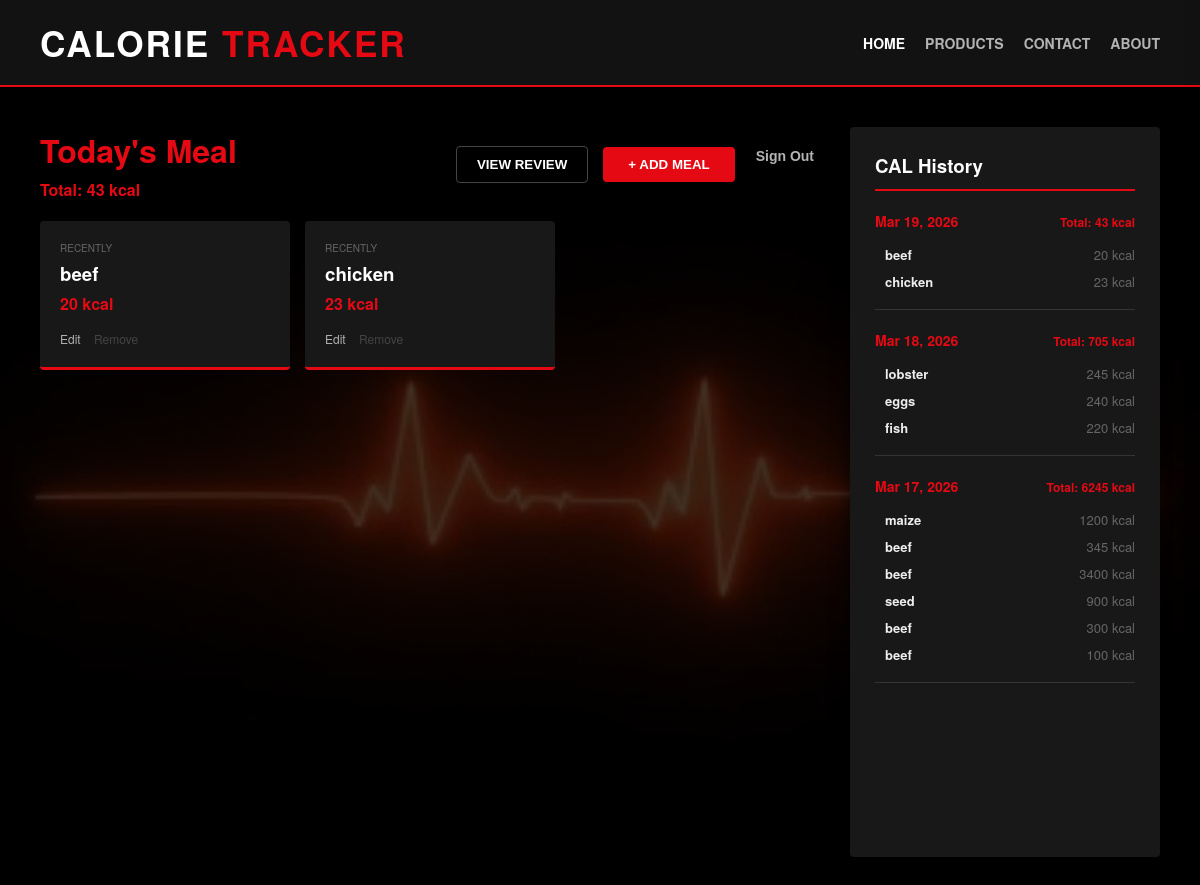
The app's page /home/ (signed in) with its own data.
### health/models.py (models this page shows, shortened)
class CalorieLog(models.Model):
    user = models.ForeignKey(User, on_delete=models.CASCADE)
    food_name = models.CharField(max_length=100)
    calories = models.IntegerField()
    date = models.DateField(auto_now_add=True)

### health/views.py (the view)
# urls.py: path('home/', views.tracker_dashboard, name='dashboard'),
@login_required(login_url='login')
def tracker_dashboard(request, update_id=None):
    today_logs = CalorieLog.objects.filter(user=request.user, date=date.today()).order_by('-id')
    total_calories = today_logs.aggregate(Sum('calories'))['calories__sum'] or 0
    history_summary = (
        CalorieLog.objects.filter(user=request.user)
        .values('date')
        .annotate(day_total=Sum('calories'))
        .order_by('-date')
    )
    all_logs = CalorieLog.objects.filter(user=request.user).order_by('-date', '-id')
    instance = get_object_or_404(CalorieLog, id=update_id, user=request.user) if update_id else None
    if request.method == 'POST':
        form = CalorieForm(request.POST, instance=instance)
        if form.is_valid():
            new_log = form.save(commit=False)
            new_log.user = request.user
            new_log.save()
            return redirect('dashboard')
    else:
        form = CalorieForm(instance=instance)
    return render(request, 'health/home.html', {
        'logs': today_logs,
        'total': total_calories,
        'history_summary': history_summary, # Used for the day headers
        'all_logs': all_logs,               # Used for the meal lists
        'form': form,
        'editing': instance,
    })

### health/templates/health/home.html (shortened to what this page needs)
{% load static %}
{% include 'health/navbar.html' %}
<div class="container">
    <div class="main-layout">
        <div class="content-area">
           <div style="display: flex; justify-content: space-between; align-items: center; margin-bottom: 20px;">
                <div>
                    <h2 style="margin:0;">Today's Meal</h2>
                    <p style="color: #E50914; font-weight: bold; margin: 5px 0 0 0;">Total: {{ total|default:"0" }} kcal</p>
                </div>
                <div style="display: flex; gap: 15px; align-items: center;">
                    <button onclick="openReview()" style="background:transparent; color:white; border:1px solid #444; padding:10px 20px; font-weight:bold; border-radius:4px; cursor:pointer;">
                        VIEW REVIEW
                    </button>
                    <button onclick="openDrawer()" style="background:#E50914; color:white; border:none; padding:10px 25px; font-weight:bold; border-radius:4px; cursor:pointer; transition: 0.3s;" onmouseover="this.style.transform='scale(1.05)'" onmouseout="this.style.transform='scale(1)'">
                        + ADD MEAL
                    </button>
                    <form action="{% url 'logout' %}" method="post" style="display: inline;">
                         <button type="submit" style="background: none; border: none; color: #b3b3b3; cursor: pointer; font-weight: bold; font-size: 14px;">Sign Out</button>
                    </form>
                </div>
            </div>
            <div class="today-grid">
                {% for log in logs %}
                <div class="food-card">
                    <span style="color:#666; font-size:10px; text-transform:uppercase;">Recently </span>
                    <h3 style="margin: 5px 0;">{{ log.food_name }}</h3>
                    <div style="color: #E50914; font-weight:bold;">{{ log.calories }} kcal</div>
                    <div style="margin-top:15px; font-size:12px;">
                        <a href="{% url 'edit_mode' log.id %}" style="color:#b3b3b3; text-decoration:none; margin-right:10px;">Edit</a>
                        <a href="{% url 'delete' log.id %}" style="color:#444; text-decoration:none;">Remove</a>
                    </div>
                </div>
                {% empty %}
                <p style="color:#666;">No activity today. Start logging to fill your feed!</p>
                {% endfor %}
            </div>
        </div>
        <div class="sidebar">
            <h3 style="color: white; border-bottom: 2px solid #E50914; padding-bottom: 10px; margin-top:0;">CAL History</h3>
            {% for day in history_summary %}
                <div style="margin-top: 20px; border-bottom: 1px solid #333; padding-bottom: 10px;">
                    <div style="display: flex; justify-content: space-between; align-items: baseline;">
                        <span class="history-date" style="font-size: 14px;">{{ day.date|date:"M d, Y" }}</span>
                        <span style="color: #E50914; font-weight: bold; font-size: 12px;">Total: {{ day.day_total }} kcal</span>
                    </div>
                    <div style="margin-top: 10px; padding-left: 10px;">
                        {% for item in all_logs %}
                            {% if item.date == day.date %}
                                <div style="margin-bottom: 8px; font-size: 13px;">
                                    <strong style="color: #eee;">{{ item.food_name }}</strong>
                                    <span style="color: #666; float: right;">{{ item.calories }} kcal</span>
                                </div>
                            {% endif %}
                        {% endfor %}
                    </div>
                </div>
            {% empty %}
                <p style="color: #444; font-size: 12px;">No previous history found.</p>
            {% endfor %}
        </div>
    </div>
</div>

### records on screen
CalorieLog: food_name "beef", calories "20"
CalorieLog: food_name "chicken", calories "23"
CalorieLog: food_name "lobster", calories "245"
CalorieLog: food_name "eggs", calories "240"
CalorieLog: food_name "fish", calories "220"
CalorieLog: food_name "maize", calories "1200"
CalorieLog: food_name "beef", calories "345"
CalorieLog: food_name "beef", calories "3400"
CalorieLog: food_name "seed", calories "900"
CalorieLog: food_name "beef", calories "300"
CalorieLog: food_name "beef", calories "100"

### other values on screen
{{ total|default:"0" }} "43"
{{ day.date|date:"M d, Y" }} "Mar 19, 2026" "Mar 18, 2026" "Mar 17, 2026"
{{ day.day_total }} "43" "705" "6245"
